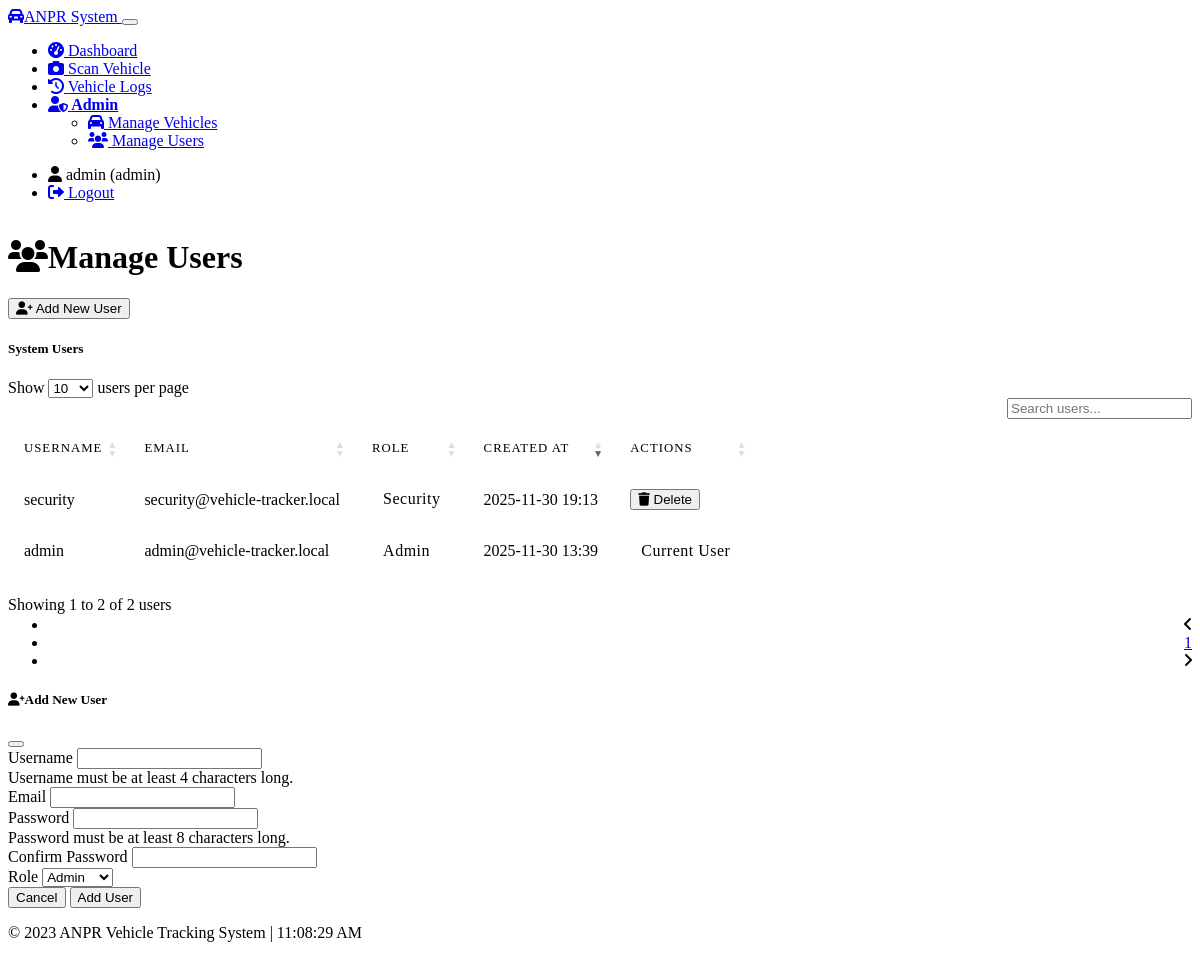
The app's page /admin/users (signed in) with its own data.
### models.py (models this page shows, shortened)
class User(UserMixin, db.Model):
    id = db.Column(db.Integer, primary_key=True)
    username = db.Column(db.String(64), unique=True, nullable=False)
    email = db.Column(db.String(120), unique=True, nullable=False)
    password_hash = db.Column(db.String(256), nullable=False)
    role = db.Column(db.String(20), nullable=False)  # 'admin' or 'security'
    created_at = db.Column(db.DateTime, default=lambda: datetime.now())  # LOCAL TIME
    def is_admin(self):
        return self.role == 'admin'

### routes/admin.py (the view)
@admin_bp.route('/users', methods=['GET'])
@login_required
@admin_required
def users():
    users = User.query.order_by(User.created_at.desc()).all()
    form = UserForm()
    return render_template('admin/users.html', users=users, form=form)

### forms.py (shortened to what this page needs)
class UserForm(FlaskForm):
    username = StringField('Username', validators=[DataRequired(), Length(min=4, max=64)])
    email = StringField('Email', validators=[DataRequired(), Email()])
    password = PasswordField('Password', validators=[DataRequired(), Length(min=8)])
    confirm_password = PasswordField('Confirm Password',
                                     validators=[DataRequired(), EqualTo('password')])
    role = SelectField('Role', choices=[('admin', 'Admin'), ('security', 'Security')],
                       validators=[DataRequired()])
    submit = SubmitField('Add User')

### app.py (called while the page is built)
@login_manager.user_loader
def load_user(user_id):
    return User.query.get(int(user_id))

### routes/admin.py (called while the page is built)
def admin_required(f):
    @wraps(f)
    def decorated_function(*args, **kwargs):
        if not current_user.is_admin():
            flash('Access denied. Admin privileges required.', 'danger')
            return redirect(url_for('dashboard.index'))
        return f(*args, **kwargs)
    return decorated_function

### templates/admin/users.html (shortened to what this page needs)
{% extends "base.html" %}
{% block content %}
<div class="container mt-4">
    <div class="d-flex justify-content-between align-items-center mb-4">
        <h1><i class="fas fa-users me-2"></i>Manage Users</h1>
        <button class="btn btn-primary" data-bs-toggle="modal" data-bs-target="#addUserModal">
            <i class="fas fa-user-plus me-1"></i> Add New User
        </button>
    </div>
    <div class="card bg-dark mb-4">
        <div class="card-header">
            <h5 class="card-title mb-0">System Users</h5>
        </div>
        <div class="card-body">
            {% if users %}
            <div class="table-responsive">
                <table id="users-table" class="table table-dark table-hover">
                    <thead>
                        <tr>
                            <th>Username</th>
                            <th>Email</th>
                            <th>Role</th>
                            <th>Created At</th>
                            <th>Actions</th>
                        </tr>
                    </thead>
                    <tbody>
                        {% for user in users %}
                        <tr>
                            <td>{{ user.username }}</td>
                            <td>{{ user.email }}</td>
                            <td>
                                {% if user.role == 'admin' %}
                                <span class="badge bg-danger">Admin</span>
                                {% else %}
                                <span class="badge bg-info">Security</span>
                                {% endif %}
                            </td>
                            <td>{{ user.created_at.strftime('%Y-%m-%d %H:%M') }}</td>
                            <td>
                                {% if user.id != current_user.id %}
                                <form action="{{ url_for('admin.delete_user', user_id=user.id) }}" method="POST" class="d-inline"
                                      onsubmit="return confirm('Are you sure you want to delete this user?');">
                                    <button type="submit" class="btn btn-sm btn-outline-danger" title="Delete">
                                        <i class="fas fa-trash"></i> Delete
                                    </button>
                                </form>
                                {% else %}
                                <span class="badge bg-secondary">Current User</span>
                                {% endif %}
                            </td>
                        </tr>
                        {% endfor %}
                    </tbody>
                </table>
            </div>
            {% else %}
            <div class="text-center text-muted p-4">
                <i class="fas fa-user-slash fa-3x mb-3"></i>
                <p>No users found in the system.</p>
            </div>
            {% endif %}
        </div>
    </div>
</div>
<div class="modal fade" id="addUserModal" tabindex="-1" aria-labelledby="addUserModalLabel" aria-hidden="true">
    <div class="modal-dialog">
        <div class="modal-content bg-dark">
            <div class="modal-header">
                <h5 class="modal-title" id="addUserModalLabel">
                    <i class="fas fa-user-plus me-2"></i>Add New User
                </h5>
                <button type="button" class="btn-close" data-bs-dismiss="modal" aria-label="Close"></button>
            </div>
            <form method="POST" action="{{ url_for('admin.add_user') }}">
                <div class="modal-body">
                    <div class="mb-3">
                        <label for="username" class="form-label">Username</label>
                        {{ form.username(class="form-control", required=true) }}
                        <div class="form-text">Username must be at least 4 characters long.</div>
                    </div>
                    <div class="mb-3">
                        <label for="email" class="form-label">Email</label>
                        {{ form.email(class="form-control", type="email", required=true) }}
                    </div>
                    <div class="mb-3">
                        <label for="password" class="form-label">Password</label>
                        {{ form.password(class="form-control", required=true) }}
                        <div class="form-text">Password must be at least 8 characters long.</div>
                    </div>
                    <div class="mb-3">
                        <label for="confirm_password" class="form-label">Confirm Password</label>
                        {{ form.confirm_password(class="form-control", required=true) }}
                    </div>
                    <div class="mb-3">
                        <label for="role" class="form-label">Role</label>
                        {{ form.role(class="form-select", required=true) }}
                    </div>
                </div>
                <div class="modal-footer">
                    <button type="button" class="btn btn-secondary" data-bs-dismiss="modal">Cancel</button>
                    {{ form.submit(class="btn btn-primary") }}
                </div>
            </form>
        </div>
    </div>
</div>
{% endblock %}

### templates/base.html (shortened to what this page needs)
<!DOCTYPE html>
<html lang="en" data-bs-theme="dark">
<head>
    <link rel="stylesheet" href="https://cdn.replit.com/agent/bootstrap-agent-dark-theme.min.css">
    <link rel="stylesheet" href="https://cdnjs.cloudflare.com/ajax/libs/font-awesome/6.0.0/css/all.min.css">
    <link rel="stylesheet" href="https://cdn.datatables.net/1.13.1/css/dataTables.bootstrap5.min.css">
    <link rel="stylesheet" href="https://cdn.datatables.net/buttons/2.4.1/css/buttons.bootstrap5.min.css">
    <link rel="stylesheet" href="{{ url_for('static', filename='css/custom.css') }}">
</head>
<body>
    {% if current_user.is_authenticated %}
    <nav class="navbar navbar-expand-lg navbar-dark bg-dark">
        <div class="container-fluid">
            <a class="navbar-brand" href="{{ url_for('dashboard.index') }}">
                <i class="fas fa-car-alt me-2"></i>ANPR System
            </a>
            <button class="navbar-toggler" type="button" data-bs-toggle="collapse" data-bs-target="#navbarNav"
                    aria-controls="navbarNav" aria-expanded="false" aria-label="Toggle navigation">
            </button>
            <div class="collapse navbar-collapse" id="navbarNav">
                <ul class="navbar-nav me-auto">
                    <li class="nav-item">
                        <a class="nav-link {% if request.path == url_for('dashboard.index') %}active{% endif %}" href="{{ url_for('dashboard.index') }}">
                            <i class="fas fa-tachometer-alt me-1"></i> Dashboard
                        </a>
                    </li>
                    <li class="nav-item">
                        <a class="nav-link {% if request.path == url_for('security.scan') %}active{% endif %}" href="{{ url_for('security.scan') }}">
                            <i class="fas fa-camera me-1"></i> Scan Vehicle
                        </a>
                    </li>
                    <li class="nav-item">
                        <a class="nav-link {% if request.path == url_for('dashboard.vehicle_logs') %}active{% endif %}" href="{{ url_for('dashboard.vehicle_logs') }}">
                            <i class="fas fa-history me-1"></i> Vehicle Logs
                        </a>
                    </li>
                    {% if current_user.is_admin() %}
                    <li class="nav-item dropdown">
                        <a class="nav-link dropdown-toggle {% if '/admin/' in request.path %}active{% endif %}" href="#" id="adminDropdown" role="button"
                           data-bs-toggle="dropdown" aria-expanded="false">
                            <i class="fas fa-user-shield me-1"></i> Admin
                        </a>
                        <ul class="dropdown-menu" aria-labelledby="adminDropdown">
                            <li>
                                <a class="dropdown-item" href="{{ url_for('admin.vehicles') }}">
                                    <i class="fas fa-car me-1"></i> Manage Vehicles
                                </a>
                            </li>
                            <li>
                                <a class="dropdown-item" href="{{ url_for('admin.users') }}">
                                    <i class="fas fa-users me-1"></i> Manage Users
                                </a>
                            </li>
                        </ul>
                    </li>
                    {% endif %}
                </ul>
                <ul class="navbar-nav">
                    <li class="nav-item">
                        <span class="nav-link">
                            <i class="fas fa-user me-1"></i> {{ current_user.username }} ({{ current_user.role }})
                        </span>
                    </li>
                    <li class="nav-item">
                        <a class="nav-link" href="{{ url_for('auth.logout') }}">
                            <i class="fas fa-sign-out-alt me-1"></i> Logout
                        </a>
                    </li>
                </ul>
            </div>
        </div>
    </nav>
    {% endif %}
    <div class="main-content">
        {% block content %}{% endblock %}
    </div>
    <footer class="bg-dark text-light py-3 mt-5">
        <div class="container text-center">
            <p class="mb-0">
                &copy; 2023 ANPR Vehicle Tracking System
                <span class="ms-2 text-muted">|</span>
                <span class="ms-2" id="current-time"></span>
            </p>
        </div>
    </footer>
</body>
</html>

### static/css/custom.css (style rules this page uses)
body { min-height: 100vh; display: flex; flex-direction: column; background-color: var(--bs-dark); }
.main-content { flex: 1; }
.table-dark { background-color: transparent; border-radius: 0.5rem; }
.table-dark thead th { border-top: none; border-bottom: 1px solid rgba(255, 255, 255, 0.1); text-transform: uppercase; font-size: 0.8rem; letter-spacing: 1px; font-weight: 500; padding: 1rem; }
.table-dark tbody td { border-color: rgba(255, 255, 255, 0.05); padding: 1rem; vertical-align: middle; }
.badge { padding: 0.4rem 0.7rem; font-weight: 500; letter-spacing: 0.5px; }
.nav-link.active { font-weight: bold; border-bottom: 2px solid var(--bs-primary); }

### records on screen
User: username "admin", role "admin", email "admin@vehicle-tracker.local", shows "Admin", created_at "2025-11-30 13:39", shows "Current User"
User: username "security", email "security@vehicle-tracker.local", role "Security", created_at "2025-11-30 19:13"
